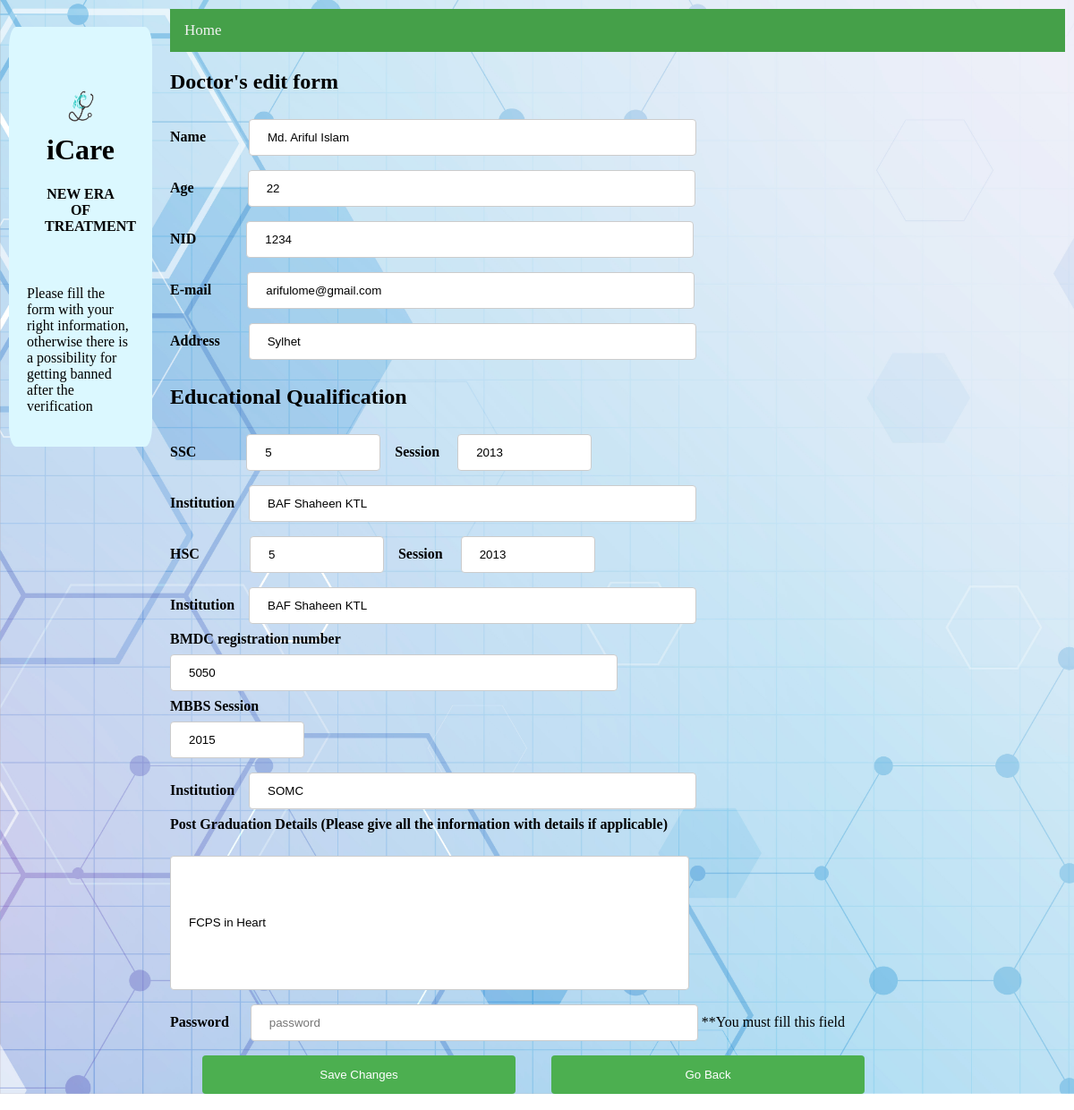
Screenshot of /doctorSettings.php (signed in) with the database file from the repository.
### tables this page shows
CREATE TABLE `doctor` (
  `NID` int(11) NOT NULL,
  `Name` varchar(30) NOT NULL,
  `Age` int(11) NOT NULL,
  `Gender` varchar(10) NOT NULL,
  `Email` varchar(30) NOT NULL,
  `Address` varchar(100) NOT NULL,
  `SSC_GPA` double DEFAULT NULL,
  `SSC_Session` int(11) DEFAULT NULL,
  `SSC_inst` varchar(100) DEFAULT NULL,
  `HSC_GPA` double DEFAULT NULL,
  `HSC_Session` int(11) DEFAULT NULL,
  `HSC_inst` varchar(100) DEFAULT NULL,
  `BMDC_RegNo` int(11) DEFAULT NULL,
  `MBBS_Session` int(11) DEFAULT NULL,
  `MBBS_inst` varchar(100) DEFAULT NULL,
  `PostGrad_deatails` varchar(300) DEFAULT NULL,
  `Pwd` varchar(100) NOT NULL
);

### doctorSettings.php (the view, shortened to what this page needs)
<?php
$email = $_SESSION['email'];
$link = mysqli_connect("localhost", "root", "", "icare");
$sql = "SELECT * FROM doctor where Email = '$email'";
$result = mysqli_query($link, $sql);
$row = mysqli_fetch_array($result);
?>
<!DOCTYPE html>
<html lang="en">
<head>
    <link rel="stylesheet" href="doctorSignUp.css">
</head>
<body>
<div class="row">
    <div class="column side">
        <div class="card">
            <div class="header">
                <h1> <img src="logo.png" alt="Paris" width="50" height="50">iCare</h1>
                <h4>NEW ERA OF TREATMENT</h4>
            </div>
            <p>Please fill the form with your right information, otherwise there is a possibility for getting banned after the verification</p>
        </div>
    </div>
    <div class="column middle">
        <div class="topnav">
            <a href="doctorHomepage.php">Home</a>
        </div>
        <h2>Doctor's edit form</h2>
        <div >
            <form action="doctorSignUp.php" method="post">
                <label for="name"><b>Name&nbsp&nbsp&nbsp&nbsp&nbsp&nbsp&nbsp&nbsp&nbsp&nbsp&nbsp</b></label>
                <input type="text" id="name" name="name" value="<?php echo $row['Name'] ?>">
                <br>
                <label for="age"><b>Age&nbsp&nbsp&nbsp&nbsp&nbsp&nbsp&nbsp&nbsp&nbsp&nbsp&nbsp&nbsp&nbsp&nbsp</b></label>
                <input type="number" id="age" name="age" value="<?php echo $row['Age'] ?>">
                <br>
                <label for="nid"><b>NID&nbsp&nbsp&nbsp&nbsp&nbsp&nbsp&nbsp&nbsp&nbsp&nbsp&nbsp&nbsp&nbsp</b></label>
                <input type="text" id="nid" name="nid" value="<?php echo $row['NID'] ?>" readonly>
                <br>
                <label for="email"><b>E-mail&nbsp&nbsp&nbsp&nbsp&nbsp&nbsp&nbsp&nbsp&nbsp</b></label>
                <input type="text" id="email" name="email" value="<?php echo $row['Email'] ?>">
                <br>
                <label for="address"><b>Address&nbsp&nbsp&nbsp&nbsp&nbsp&nbsp&nbsp </b></label>
                <input type="text" id="address" name="address" value="<?php echo $row['Address'] ?>">
                <h2>Educational Qualification</h2>
                <label for="ssc"><b>SSC&nbsp&nbsp&nbsp&nbsp&nbsp&nbsp&nbsp&nbsp&nbsp&nbsp&nbsp&nbsp&nbsp</b></label>
                <input type="textGrade" id="ssc" name="ssc" value="<?php echo $row['SSC_GPA'] ?>">
                <label for="sscSession"><b>&nbsp&nbsp&nbspSession&nbsp&nbsp&nbsp&nbsp</b></label>
                <input type="textGrade" id="sscSession" name="sscSession" value="<?php echo $row['SSC_Session'] ?>">
                <br>
                <label for="sscinst"><b>Institution&nbsp&nbsp&nbsp</b></label>
                <input type="text"  id="sscinst" name="sscinst" value="<?php echo $row['SSC_inst'] ?>">
                <br>
                <label for="hsc"><b>HSC&nbsp&nbsp&nbsp&nbsp&nbsp&nbsp&nbsp&nbsp&nbsp&nbsp&nbsp&nbsp&nbsp</b></label>
                <input type="textGrade" id="hsc" name="hsc" value="<?php echo $row['HSC_GPA'] ?>">
                <label for="hscSession"><b>&nbsp&nbsp&nbspSession&nbsp&nbsp&nbsp&nbsp</b></label>
                <input type="textGrade" id="hscSession" name="hscSession" value="<?php echo $row['SSC_Session'] ?>">
                <br>
                <label for="hscinst"><b>Institution&nbsp&nbsp&nbsp</b></label>
                <input type="text"  id="hscinst" name="hscinst" value="<?php echo $row['SSC_inst'] ?>">
                <br>
                <label for="bmdc"><b>BMDC registration number</b></label><br>
                <input type="text" id="bmdc" name="bmdc" value="<?php echo $row['BMDC_RegNo'] ?>">
                <br>
                <label for="mbbs"><b>MBBS Session </b></label><br>
                <input type="textGrade" id="mbbs" name="mbbs" value="<?php echo $row['MBBS_Session'] ?>"><br>
                <label for="mbbsInst"><b>Institution&nbsp&nbsp&nbsp</b></label>
                <input type="text"  id="mbbsInst" name="mbbsInst" value="<?php echo $row['MBBS_inst'] ?>">
                <br>
                <label for="postGrad"><b>Post Graduation Details (Please give all the information with details if applicable)</b></label><br><br>
                <input type="text" id="postGrad" name="postGrad" style="width:58%; height:150px;" value="<?php echo $row['PostGrad_deatails'] ?>"  >
                <br>
                <label for="pwd"><b>Password&nbsp&nbsp&nbsp&nbsp&nbsp</b> </label>
                <input type="password" id="pwd" name="pwd" placeholder="password">
                <label for="Notice">**You must fill this field</label>
                <br>
                <input type="submit" name="doctor_setting" value="Save Changes">
                <input type="submit" formaction="doctorHomepage.php" value="Go Back">
            </form>
        </div>
    </div>
</div>
</body>
</html>

### doctorSignUp.css (style rules this page uses)
* { box-sizing: border-box; }
body { margin: 0; background-image: url("index_background.jpg"); background-repeat: no-repeat; background-position: inherit; background-size: 140%; }
.header { padding: 20px; text-align: center; }
.column { float: left; padding: 10px; }
.column.side { width: 15%; }
.column.middle { width: 85%; }
.row:after { content: ""; display: table; clear: both; }
.topnav { overflow: hidden; background-color: #45a049; }
.topnav a { float: left; color: #f2f2f2; text-align: center; padding: 14px 16px; text-decoration: none; font-size: 17px; }
.card { background-color: #dbf8ff; padding: 20px; margin-top: 20px; border-radius: 5%; }
input[type=text], select { width: 50%; padding: 12px 20px; margin: 8px 0; display: inline-block; border: 1px solid #ccc; border-radius: 4px; box-sizing: border-box; }
input[type=textGrade], select { width: 15%; padding: 12px 20px; margin: 8px 0; display: inline-block; border: 1px solid #ccc; border-radius: 4px; box-sizing: border-box; }
input[type=number], select { width: 50%; padding: 12px 20px; margin: 8px 0; display: inline-block; border: 1px solid #ccc; border-radius: 4px; box-sizing: border-box; }
input[type=password], select { width: 50%; padding: 12px 20px; margin: 8px 0; display: inline-block; border: 1px solid #ccc; border-radius: 4px; box-sizing: border-box; }
input[type=submit] { width: 35%; background-color: #4CAF50; color: white; padding: 14px 20px; margin: 8px 0; border: none; border-radius: 4px; cursor: pointer; }
b { font-weight: bold; }

### rows the page displays
doctor: name "Md. Ariful Islam", age "22", nid "1234", email "arifulome@gmail.com", address "Sylhet", ssc "5", sscSession "2013", sscinst "BAF Shaheen KTL", hsc "5", hscSession "2013", hscinst "BAF Shaheen KTL", bmdc "5050", mbbs "2015", mbbsInst "SOMC", postGrad "FCPS in Heart"
